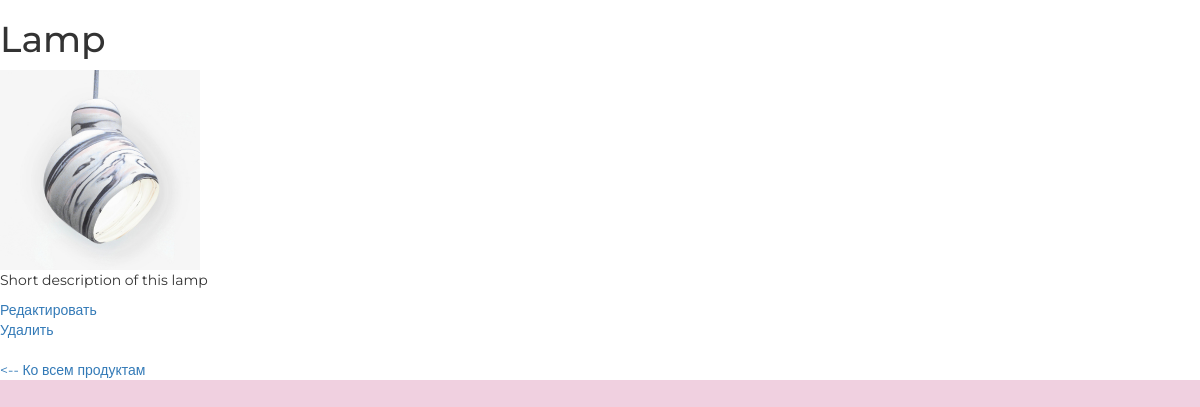
The page /admin_custom/products/read/1/ (signed in) on the database its author committed.
### mainapp/models.py (models this page shows, shortened)
class Product(models.Model):
    objects = models.Manager()
    class Meta:
        verbose_name = 'Продукт'
        verbose_name_plural = 'Продукты'
    category = models.ForeignKey(ProductCategory, db_index=True, on_delete=models.CASCADE)
    name = models.CharField(verbose_name='Имя продукта', max_length=128)
    image = models.ImageField(upload_to='products_images', blank=True)
    short_desc = models.CharField(verbose_name='Краткое описание продукта', max_length=60, blank=True)
    description = models.TextField(verbose_name='Описание продукта', blank=True)
    price = models.DecimalField(verbose_name='Цена продукта', max_digits=8, decimal_places=2, default=0)
    quantity = models.PositiveIntegerField(verbose_name='Количество на складе', default=0)
    is_hot = models.BooleanField(verbose_name="Горячий?", default=False)
    is_featured = models.BooleanField(verbose_name="Рекомендуемый?", default=False)
    is_new = models.BooleanField(verbose_name="Новый?", default=False)
    is_active = models.BooleanField(db_index=True, verbose_name="Активный?", default=True)

### adminapp/views.py (the view)
# urls.py: path('products/read/<int:pk>/', adminapp.ProductDetailView.as_view(), name='product_read'),
class ProductDetailView(IsSuperUserView, DetailView):
    model = Product
    template_name = 'adminapp/product.html'
    def get_context_data(self, **kwargs):
        context = super(ProductDetailView, self).get_context_data()
        context['title'] = self.object.name
        return context

### adminapp/views.py (called while the page is built)
    def test_func(self):
        return self.request.user.is_superuser

### authapp/context_processors.py (called while the page is built)
def authapp_context(request):
    user = request.user
    context = common_context(user)
    return {'authapp_context': context}

### basketapp/context_processors.py (called while the page is built)
def basketapp_context(request):
    user = request.user
    context = common_context(user)
    context['path_to_basket_inc'] = 'basketapp/includes/'
    return {'basketapp_context': context}

### mainapp/common_context.py (called while the page is built)
def get_basket(user):
    basket_array = []
    if user.is_authenticated:
        basket_array = user.basket.select_related().all()
    return basket_array

def get_username(user):
    return 'Anonymous' if user.is_anonymous else user.first_name

def common_context(user):
    return {
        'path_to_common_img': path_to_common_img,
        'path_to_common_inc': path_to_common_inc,
        'path_to_media': path_to_media,
        'main_menu': main_menu,
        'info_menu': info_menu,
        'socials': socials,
        'contact_information': contact_information,
        'basket_items': get_basket(user),
        'username': get_username(user),
    }

### mainapp/context_processors.py (called while the page is built)
def mainapp_context(request):
    user = request.user
    context = common_context(user)
    context['path_to_main_img'] = 'mainapp/img/'
    context['path_to_main_inc'] = 'mainapp/includes/'
    return {'mainapp_context': context}

### ordersapp/context_processors.py (called while the page is built)
def ordersapp_context(request):
    user = request.user
    context = common_context(user)
    context['path_to_orders_inc'] = 'ordersapp/includes/'
    return {'ordersapp_context': context}

### adminapp/templates/adminapp/product.html (shortened to what this page needs)
{% extends 'mainapp/base.html'%}
{% load static %}
{% block container %}
<h1>{{ object.name }}</h1>
<img width="200" src='{{adminapp_context.path_to_media}}{{ object.image }}/'>
<p>{{ object.short_desc }}</p>
<a href="{% url 'admin_custom_urls:product_update' object.pk %}">Редактировать</a>
<br>
<a href="{% url 'admin_custom_urls:product_delete' object.pk %}">Удалить</a>
<br>
<br>
<a href="{% url 'admin_custom_urls:products' %}"> <-- Ко всем продуктам</a>
{% endblock %}

### static/css/style.css (style rules this page uses)
* { margin: 0; padding: 0; }
body { font-family: 'Montserrat', sans-serif; background-color: #f0d0e0; }
a { text-decoration: none; }

### rows shown on the page
Product: name "Lamp", image (picture), short_desc "Short description of this lamp"
